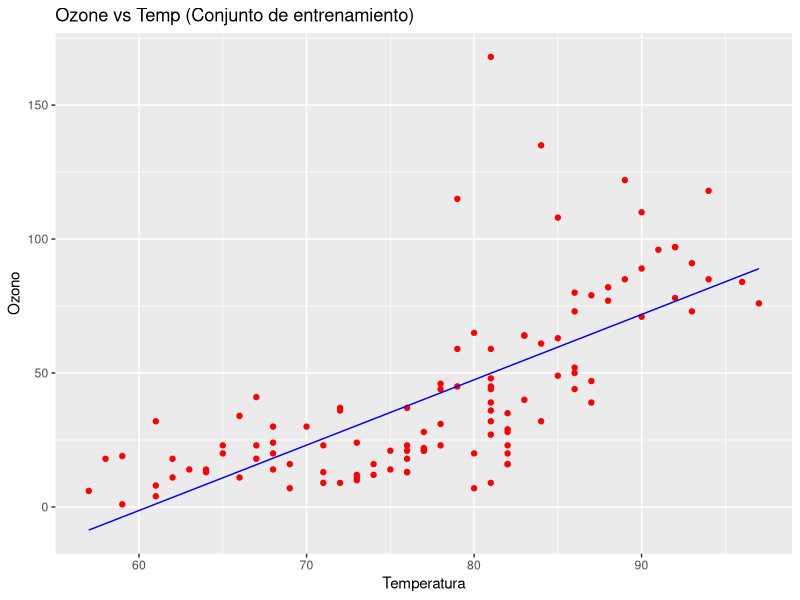
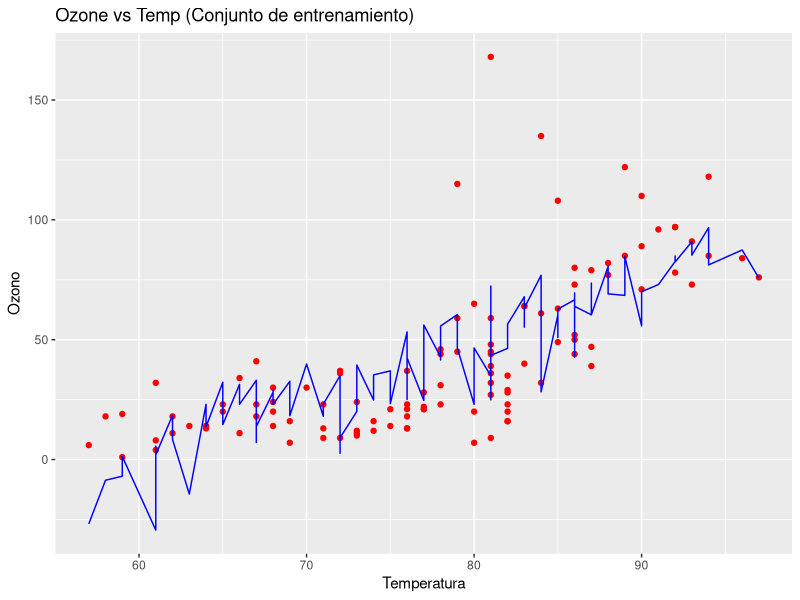
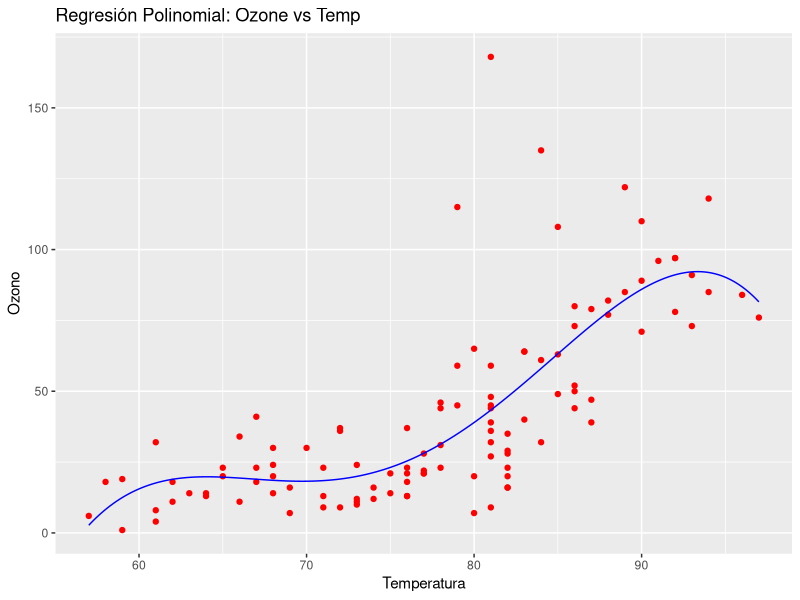

Generate these figures, in order, with R:
data(airquality)
install.packages("ggplot2")  # Ejecutar solo una vez
library(ggplot2)

#1.Explorar el dataset
head(airquality)

aircomplete <- airquality[complete.cases(airquality), ]
print(aircomplete)

cat("Dimensiones del dataset Airquality(Rasurado):", dim(aircomplete), "\n")
summary(aircomplete)

#Orden de datos por prioridad
modelo_ozone <- lm(Ozone ~ ., data = aircomplete)
summary(modelo_ozone)

modelo_temp <- lm(Temp ~ ., data = aircomplete)
summary(modelo_temp)

modelo_wind <- lm(Wind ~ ., data = aircomplete)
summary(modelo_wind)

modelo_month <- lm(Month ~ ., data = aircomplete)
summary(modelo_month)

modelo_solar <- lm(Solar.R ~ ., data = aircomplete)
summary(modelo_solar)

modelo_day <- lm(Day ~ ., data = aircomplete)
summary(modelo_day)

# Modelo Regresion Lineal simple: Ozone vs Temp
lin_reg <- lm(Ozone ~ Temp, data = aircomplete)

# Modelo Regresion lineal múltiple
multi_reg <- lm(Ozone ~ Solar.R + Wind + Temp, data = airquality)

# Crear variables polinómicas
aircomplete$Temp2 <- aircomplete$Temp^2
aircomplete$Temp3 <- aircomplete$Temp^3
aircomplete$Temp4 <- aircomplete$Temp^4

# Modelo polinomial
poly_reg <- lm(Ozone ~ Temp + Temp2 + Temp3 + Temp4, data = aircomplete)


#Variable dependiente (Y): Ozono
#Variable independiente (X): Temperatura
#Cuando hace más calor, ciertas reacciones químicas hacen que se pueda elevar la cantidad de ozono

#2. Generar los graficos de Regresion Lineal Simple, Multiple y Polinomial
# Gráfico Regresion Lineal Simple
ggplot() +
  geom_point(aes(x = aircomplete$Temp, y = aircomplete$Ozone), colour = "red") +
  geom_line(aes(x = aircomplete$Temp,
                y = predict(lin_reg, newdata = aircomplete)), colour = "blue") +
  ggtitle("Ozone vs Temp (Conjunto de entrenamiento)") +
  xlab("Temperatura") +
  ylab("Ozono")

# Gráfico Regresion Lineal Multiple
ggplot() +
  geom_point(aes(x = aircomplete$Temp, y = aircomplete$Ozone), colour = "red") +
  geom_line(aes(x = aircomplete$Temp,
                y = predict(multi_reg, newdata = aircomplete)), colour = "blue") +
  ggtitle("Ozone vs Temp (Conjunto de entrenamiento)") +
  xlab("Temperatura") +
  ylab("Ozono")


x_grid <- seq(min(aircomplete$Temp), max(aircomplete$Temp), 0.1)
# Gráfico estilo personalizado
ggplot() +
  geom_point(aes(x = aircomplete$Temp, y = aircomplete$Ozone), colour = "red") +
  geom_line(aes(x = x_grid,
                y = predict(poly_reg, newdata= data.frame(Temp=x_grid,
                                                         Temp2=x_grid^2,
                                                         Temp3=x_grid^3,
                                                         Temp4=x_grid^4
                ))),
            color="blue")+
  ggtitle("Regresión Polinomial: Ozone vs Temp") +
  xlab("Temperatura") +
  ylab("Ozono")

summary(lin_reg)
predict(lin_reg, data.frame(Temp = 75))

summary(multi_reg)
predict(multi_reg, data.frame(Solar.R = 190, Wind = 7.0, Temp = 75))

summary(poly_reg)
predict(poly_reg, data.frame(Temp = 75,Temp2 = 75^2,Temp3 = 75^3,Temp4 = 75^4))
